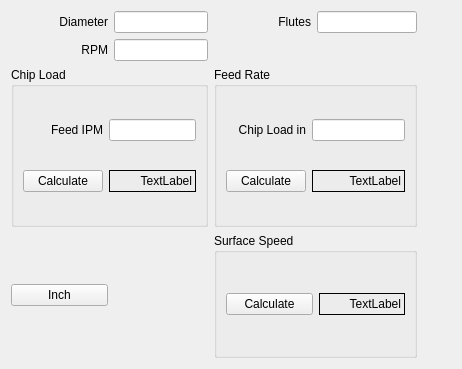
<?xml version="1.0" encoding="UTF-8"?>
<ui version="4.0">
 <class>Form</class>
 <widget class="QWidget" name="Form">
  <property name="geometry">
   <rect>
    <x>0</x>
    <y>0</y>
    <width>462</width>
    <height>369</height>
   </rect>
  </property>
  <property name="windowTitle">
   <string>Form</string>
  </property>
  <layout class="QGridLayout" name="gridLayout">
   <item row="0" column="0">
    <widget class="QLabel" name="label">
     <property name="text">
      <string>Diameter</string>
     </property>
     <property name="alignment">
      <set>Qt::AlignRight|Qt::AlignTrailing|Qt::AlignVCenter</set>
     </property>
    </widget>
   </item>
   <item row="0" column="1">
    <widget class="QLineEdit" name="fsc_diameter_le">
     <property name="maximumSize">
      <size>
       <width>100</width>
       <height>16777215</height>
      </size>
     </property>
     <property name="alignment">
      <set>Qt::AlignRight|Qt::AlignTrailing|Qt::AlignVCenter</set>
     </property>
    </widget>
   </item>
   <item row="0" column="2">
    <widget class="QLabel" name="label_2">
     <property name="text">
      <string>Flutes</string>
     </property>
     <property name="alignment">
      <set>Qt::AlignRight|Qt::AlignTrailing|Qt::AlignVCenter</set>
     </property>
    </widget>
   </item>
   <item row="0" column="3">
    <widget class="QLineEdit" name="fsc_flutes_le">
     <property name="maximumSize">
      <size>
       <width>100</width>
       <height>16777215</height>
      </size>
     </property>
     <property name="alignment">
      <set>Qt::AlignRight|Qt::AlignTrailing|Qt::AlignVCenter</set>
     </property>
    </widget>
   </item>
   <item row="1" column="0">
    <widget class="QLabel" name="label_3">
     <property name="text">
      <string>RPM</string>
     </property>
     <property name="alignment">
      <set>Qt::AlignRight|Qt::AlignTrailing|Qt::AlignVCenter</set>
     </property>
    </widget>
   </item>
   <item row="1" column="1">
    <widget class="QLineEdit" name="fsc_rpm_le">
     <property name="maximumSize">
      <size>
       <width>100</width>
       <height>16777215</height>
      </size>
     </property>
     <property name="alignment">
      <set>Qt::AlignRight|Qt::AlignTrailing|Qt::AlignVCenter</set>
     </property>
    </widget>
   </item>
   <item row="2" column="0" colspan="2">
    <widget class="QGroupBox" name="groupBox">
     <property name="minimumSize">
      <size>
       <width>0</width>
       <height>125</height>
      </size>
     </property>
     <property name="maximumSize">
      <size>
       <width>16777215</width>
       <height>16777215</height>
      </size>
     </property>
     <property name="title">
      <string>Chip Load</string>
     </property>
     <layout class="QGridLayout" name="gridLayout_2">
      <item row="1" column="0">
       <widget class="QPushButton" name="fsc_calc_cl_pb">
        <property name="text">
         <string>Calculate</string>
        </property>
       </widget>
      </item>
      <item row="1" column="1">
       <widget class="QLabel" name="fsc_cl_lb">
        <property name="frameShape">
         <enum>QFrame::Box</enum>
        </property>
        <property name="text">
         <string>TextLabel</string>
        </property>
        <property name="alignment">
         <set>Qt::AlignRight|Qt::AlignTrailing|Qt::AlignVCenter</set>
        </property>
       </widget>
      </item>
      <item row="0" column="0">
       <widget class="QLabel" name="fsc_feed_unit_lb">
        <property name="text">
         <string>Feed IPM</string>
        </property>
        <property name="alignment">
         <set>Qt::AlignRight|Qt::AlignTrailing|Qt::AlignVCenter</set>
        </property>
       </widget>
      </item>
      <item row="0" column="1">
       <widget class="QLineEdit" name="fsc_feed_le">
        <property name="maximumSize">
         <size>
          <width>100</width>
          <height>16777215</height>
         </size>
        </property>
        <property name="alignment">
         <set>Qt::AlignRight|Qt::AlignTrailing|Qt::AlignVCenter</set>
        </property>
       </widget>
      </item>
     </layout>
    </widget>
   </item>
   <item row="2" column="2" colspan="2">
    <widget class="QGroupBox" name="groupBox_2">
     <property name="minimumSize">
      <size>
       <width>0</width>
       <height>125</height>
      </size>
     </property>
     <property name="title">
      <string>Feed Rate</string>
     </property>
     <layout class="QGridLayout" name="gridLayout_3">
      <item row="0" column="0">
       <widget class="QLabel" name="fsc_chip_load_units_lb">
        <property name="text">
         <string>Chip Load in</string>
        </property>
        <property name="alignment">
         <set>Qt::AlignRight|Qt::AlignTrailing|Qt::AlignVCenter</set>
        </property>
       </widget>
      </item>
      <item row="0" column="1">
       <widget class="QLineEdit" name="fsc_chip_load_le">
        <property name="maximumSize">
         <size>
          <width>100</width>
          <height>16777215</height>
         </size>
        </property>
        <property name="alignment">
         <set>Qt::AlignRight|Qt::AlignTrailing|Qt::AlignVCenter</set>
        </property>
       </widget>
      </item>
      <item row="1" column="0">
       <widget class="QPushButton" name="fsc_calc_fr_pb">
        <property name="text">
         <string>Calculate</string>
        </property>
       </widget>
      </item>
      <item row="1" column="1">
       <widget class="QLabel" name="fsc_feed_lb">
        <property name="frameShape">
         <enum>QFrame::Box</enum>
        </property>
        <property name="text">
         <string>TextLabel</string>
        </property>
        <property name="alignment">
         <set>Qt::AlignRight|Qt::AlignTrailing|Qt::AlignVCenter</set>
        </property>
       </widget>
      </item>
     </layout>
    </widget>
   </item>
   <item row="3" column="0">
    <widget class="QPushButton" name="fsc_units_pb">
     <property name="text">
      <string>Inch</string>
     </property>
     <property name="checkable">
      <bool>true</bool>
     </property>
    </widget>
   </item>
   <item row="3" column="2" colspan="2">
    <widget class="QGroupBox" name="groupBox_3">
     <property name="minimumSize">
      <size>
       <width>0</width>
       <height>125</height>
      </size>
     </property>
     <property name="maximumSize">
      <size>
       <width>16777215</width>
       <height>125</height>
      </size>
     </property>
     <property name="title">
      <string>Surface Speed</string>
     </property>
     <layout class="QGridLayout" name="gridLayout_5">
      <item row="0" column="0">
       <widget class="QPushButton" name="fsc_calc_sfm_pb">
        <property name="text">
         <string>Calculate</string>
        </property>
       </widget>
      </item>
      <item row="0" column="1">
       <widget class="QLabel" name="fsc_sfm_lb">
        <property name="frameShape">
         <enum>QFrame::Box</enum>
        </property>
        <property name="text">
         <string>TextLabel</string>
        </property>
        <property name="alignment">
         <set>Qt::AlignRight|Qt::AlignTrailing|Qt::AlignVCenter</set>
        </property>
       </widget>
      </item>
     </layout>
    </widget>
   </item>
   <item row="3" column="4">
    <spacer name="horizontalSpacer">
     <property name="orientation">
      <enum>Qt::Horizontal</enum>
     </property>
     <property name="sizeHint" stdset="0">
      <size>
       <width>40</width>
       <height>20</height>
      </size>
     </property>
    </spacer>
   </item>
  </layout>
 </widget>
 <resources/>
 <connections/>
</ui>
